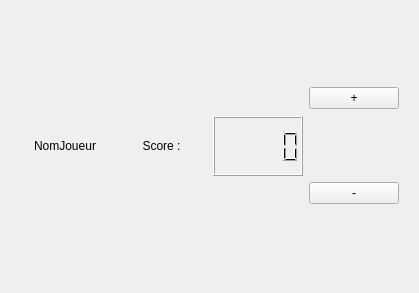
<?xml version="1.0" encoding="UTF-8"?>
<ui version="4.0">
 <class>VueScore1Joueur</class>
 <widget class="QWidget" name="VueScore1Joueur">
  <property name="geometry">
   <rect>
    <x>0</x>
    <y>0</y>
    <width>419</width>
    <height>293</height>
   </rect>
  </property>
  <property name="font">
   <font>
    <kerning>false</kerning>
   </font>
  </property>
  <property name="windowTitle">
   <string>Form</string>
  </property>
  <layout class="QGridLayout" name="gridLayout">
   <item row="0" column="0">
    <layout class="QVBoxLayout" name="verticalLayout">
     <item>
      <widget class="QWidget" name="widget" native="true">
       <property name="sizePolicy">
        <sizepolicy hsizetype="Expanding" vsizetype="Expanding">
         <horstretch>0</horstretch>
         <verstretch>0</verstretch>
        </sizepolicy>
       </property>
       <layout class="QHBoxLayout" name="horizontalLayout">
        <item>
         <widget class="QLabel" name="nom">
          <property name="maximumSize">
           <size>
            <width>16777215</width>
            <height>60</height>
           </size>
          </property>
          <property name="text">
           <string>NomJoueur</string>
          </property>
          <property name="alignment">
           <set>Qt::AlignCenter</set>
          </property>
         </widget>
        </item>
        <item>
         <widget class="QLabel" name="afficheScore">
          <property name="maximumSize">
           <size>
            <width>16777215</width>
            <height>60</height>
           </size>
          </property>
          <property name="text">
           <string>Score :</string>
          </property>
          <property name="alignment">
           <set>Qt::AlignCenter</set>
          </property>
         </widget>
        </item>
        <item>
         <widget class="QLCDNumber" name="affichageScore">
          <property name="maximumSize">
           <size>
            <width>16777215</width>
            <height>60</height>
           </size>
          </property>
          <property name="font">
           <font>
            <bold>true</bold>
            <underline>false</underline>
            <kerning>false</kerning>
           </font>
          </property>
         </widget>
        </item>
        <item>
         <layout class="QVBoxLayout" name="verticalLayout_2">
          <item>
           <widget class="QPushButton" name="ajouterPoints">
            <property name="text">
             <string>+</string>
            </property>
           </widget>
          </item>
          <item>
           <widget class="QPushButton" name="retirerPoints">
            <property name="text">
             <string>-</string>
            </property>
           </widget>
          </item>
         </layout>
        </item>
       </layout>
      </widget>
     </item>
    </layout>
   </item>
  </layout>
 </widget>
 <resources/>
 <connections/>
</ui>
